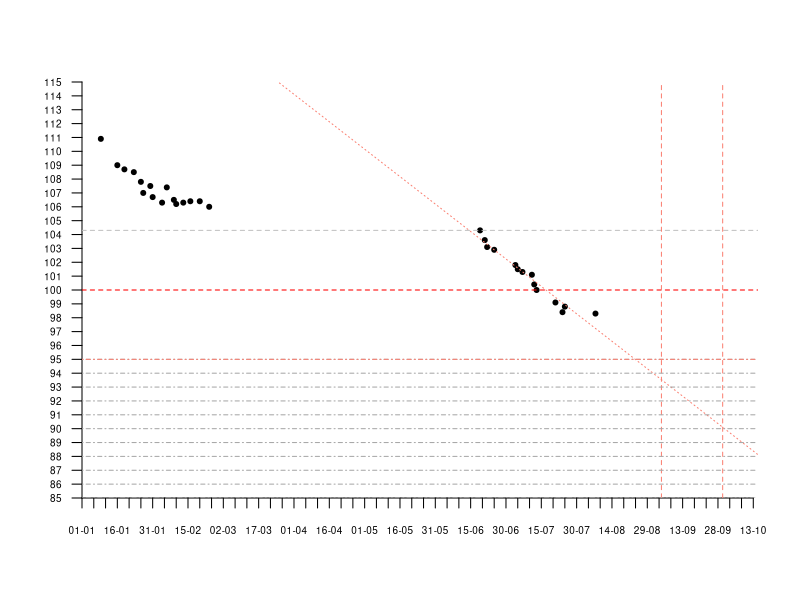

Here is the R script that generated this plot:
dates <- as.Date(c("2017-01-09",
                   "2017-01-16",
                   "2017-01-19",
                   "2017-01-23",
                   "2017-01-26",
                   "2017-01-27",
                   "2017-01-30",
                   "2017-01-31",
                   "2017-02-04",
                   "2017-02-06",
                   "2017-02-09",
                   "2017-02-10",
                   "2017-02-13",
                   "2017-02-16",
                   "2017-02-20",
                   "2017-02-24"))

vals <- c(110.9,
          109.0,
          108.7,
          108.5,
          107.8,
          107.0,
          107.5,
          106.7,
          106.3,
          107.4,
          106.5,
          106.2,
          106.3,
          106.4,
          106.4,
          106.0)

plot(dates,
     vals,
     col="black",
     pch=20,
     #type="n",
     xaxt="n",
     yaxt="n",
     xaxs="i",
     yaxs="i",
     xlab="",
     ylab="",
     bty="n",
     ylim=c(85,115),
     xlim=as.Date(c("2017-01-01",
                    "2017-10-15")))

dates2 <- as.Date(c("2017-06-19",
                    "2017-06-21",
                    "2017-06-22",
                    "2017-06-25",
                    "2017-07-04",
                    "2017-07-05",
                    "2017-07-07",
                    #"2017-07-10",
                    "2017-07-11",
                    "2017-07-12",
                    "2017-07-13",
                    "2017-07-21",
                    "2017-07-24",
                    "2017-07-25",
                    "2017-08-07"))
vals2 <- c(104.3,
           103.6,
           103.1,
           102.9,
           101.8,
           101.5,
           101.3,
           #101.6,
           101.1,
           100.4,
           100.0,
           99.1,
           98.4,
           98.8,
           98.3)
points(dates2,
       vals2,
       pch=20)

xdts <- seq(as.Date(c("2017-01-01")),
        as.Date(c("2017-10-15")),
        by=5)
xlbls <- format(xdts,
                format="%d-%m")
axis(1, 
     at=xdts,
     labels=xlbls,
     las=1,
     cex.axis=0.6)

axis(2, 
     at=seq(85,
            115,
            by=1),
     las=0.5,
     cex.axis=0.6,
     las=2,
     col.axis="black")

abline(h=100,
       col="red",
       lty=2)

abline(lm(vals2 ~ dates2),
       col="salmon",
       lty=3)


abline(h=104.3,
       col="grey",
       lty=2)

abline(v=as.Date(c("2017-09-04")),
       col="salmon",
       lty=2)

abline(v=as.Date(c("2017-09-30")),
       col="salmon",
       lty=2)

abline(h=seq(85,95,by=1),
       col="darkgrey",
       lty=4)

abline(h=95,
       col="salmon",
       lty=4)
